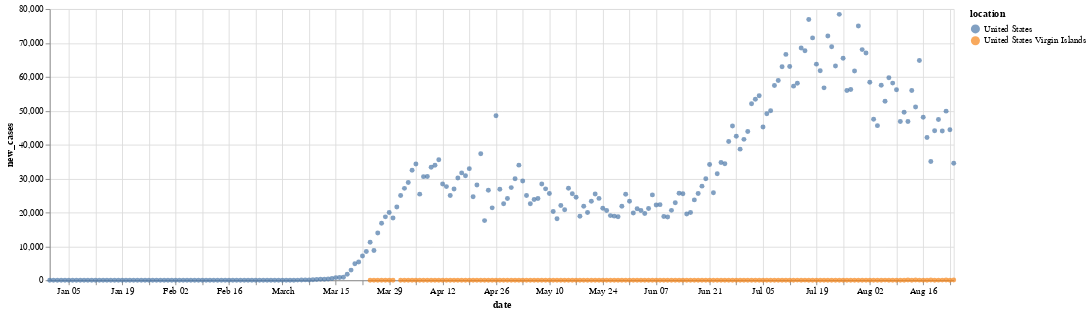

Notebook code cell kept with this figure:
### Markdown cell above
### Fuzzy search

### Code cell
filter = Q.fuzzy_search(Q.column("location"), "States")

data_states = dataset.get_data(condition = filter)

altair.Chart(data_states).mark_circle().encode(
        x="date:T",
        y="new_cases",
        color="location",
        tooltip=["location", "date", "new_cases", "new_deaths"]
    ).properties(width=1000)

### Figure 1 — Vega-Lite specification as saved in the notebook (floating-point values rounded to 4 significant figures; data arrays with more than 128 entries replaced by an {"elided": "..."} marker saying what was removed)
{"config": {"view": {"continuousWidth": 400, "continuousHeight": 300}}, "data": {"name": "data-415bf932e31d68319e5e20ba4f23f79d"}, "mark": "circle", "encoding": {"color": {"type": "nominal", "field": "location"}, "tooltip": [{"type": "nominal", "field": "location"}, {"type": "nominal", "field": "date"}, {"type": "quantitative", "field": "new_cases"}, {"type": "quantitative", "field": "new_deaths"}], "x": {"type": "temporal", "field": "date"}, "y": {"type": "quantitative", "field": "new_cases"}}, "width": 1000, "$schema": "https://vega.github.io/schema/vega-lite/v4.8.1.json", "datasets": {"data-415bf932e31d68319e5e20ba4f23f79d": {"elided": "392 records"}}}
